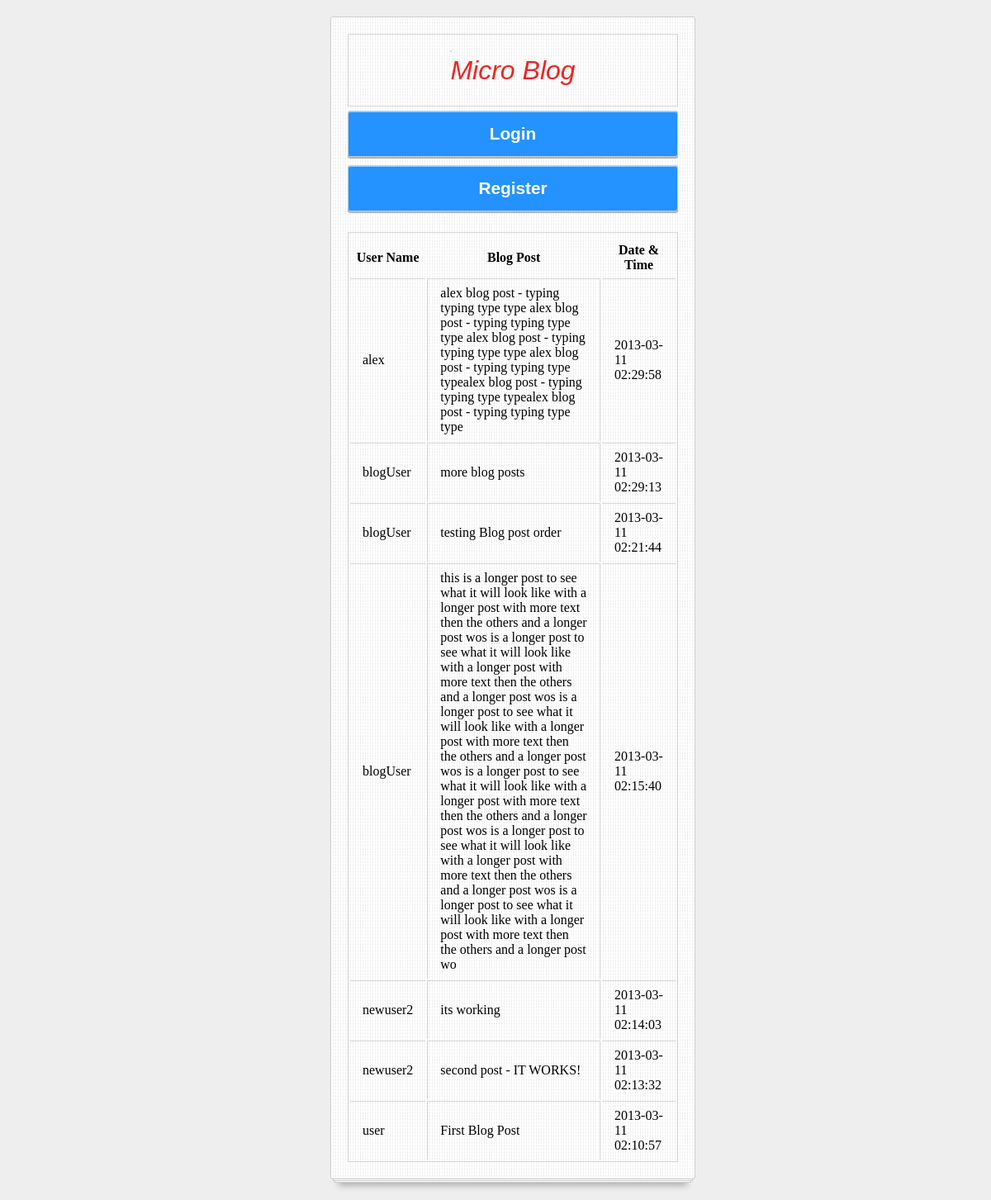
The page / on the database its author committed.
### tables this page shows
CREATE TABLE `messages` (
  `message_id` int(10) unsigned NOT NULL AUTO_INCREMENT,
  `message_txt` varchar(2000) NOT NULL,
  `user_id` int(10) unsigned NOT NULL,
  `time_stamp` timestamp NOT NULL DEFAULT CURRENT_TIMESTAMP ON UPDATE CURRENT_TIMESTAMP,
  PRIMARY KEY (`message_id`)
);

CREATE TABLE `users` (
  `user_id` int(10) unsigned NOT NULL AUTO_INCREMENT,
  `user_name` text NOT NULL,
  `user_hash` char(32) NOT NULL,
  PRIMARY KEY (`user_id`)
);

### index.php (the view, shortened to what this page needs)
<?php
    include("forms.php");
    $db_host = "mysql8.000webhost.com";
    $db_user = "a7279742_alex";
    $db_password = "blog1pass";
    $db_name = "a7279742_blog";
    $output = '';
    $con = mysqli_connect($db_host, $db_user, $db_password, $db_name) or die("Unable to connect to DB: " . mysqli_connect_error ());
    $homePosts = $con->query("SELECT m.time_stamp, m.message_txt, u.user_name FROM messages AS m INNER JOIN users AS u ON m.user_id = u.user_id ORDER BY time_stamp DESC");
        if($homePosts->num_rows > 0){
            $output .= "<table>";
            $output .=  "<tr><th>User Name</th><th>Blog Post</th><th>Date & Time</th></tr>";
            while ($newPosts = $homePosts->fetch_object()) {
                $output .=  "<tr>";
                $output .=  "<td>" . $newPosts->user_name . "</td>";
                $output .=  "<td class='post'>" . $newPosts->message_txt . "</td>";
                $output .=  "<td>" . $newPosts->time_stamp . "</td>";
                $output .=  "</tr>";
            }
            $output .=  "</table>";
        }
    if(isset($_SESSION['user_id']) || $_POST['post'] == "Post"){
        echo $post;
    }else{
        if(isset($_SESSION['current'])){
            if($_SESSION['current'] == 1){
                echo homeForm($output);
            }
        }
    }
?>
<!DOCTYPE html>
<html>
<head>
    <link rel="stylesheet" href="css/style.css" />
</head>
<body>
</body>
</html>

### forms.php (shortened to what this page needs)
<?php
function homeForm ($output){
    return '<form id="signup" method="post" action="' . $_SERVER["PHP_SELF"] . '">
        <h1>Micro Blog</h1>
        <input type="submit" name="login" value="Login" id="submit" />
        <input type="submit" name="register" value="Register" id="submit" />
        <div class="posts" name="homePost">
        ' . $output . '
        </div>
    </form>';
}
?>

### css/style.css (style rules this page uses)
body { background: #eee; width: 400px; margin: auto; }
#signup { width: 100%; margin: 20px auto 25px auto; padding: 20px; position: relative; background: #fff url(../img/bg.png); border: 1px solid #ccc; -moz-border-radius: 3px; -webkit-border-radius: 3px; border-radius: 3px; }
#signup::before, #signup::after { content: ""; position: absolute; bottom: -3px; left: 2px; right: 2px; top: 0; z-index: -1; background: #fff; border: 1px solid #ccc; }
#signup::after { left: 4px; right: 4px; bottom: -5px; z-index: -2; -moz-box-shadow: 0 8px 8px -5px rgba(0,0,0,.3); -webkit-box-shadow: 0 8px 8px -5px rgba(0,0,0,.3); box-shadow: 0 8px 8px -5px rgba(0,0,0,.3); }
#signup h1 { padding: 20px 0 20px 0; position: relative; font: italic 2em/1.5em 'trebuchet MS',Arial, Helvetica; color: #F12322; text-align: center; margin: 0; }
#signup h1::before, #signup h1::after { content:''; position: absolute; border: 1px solid rgba(0,0,0,.15); }
#signup h1::after { top: 0; bottom: 0; left: 0; right: 0; }
table { border: 1px solid rgba(0,0,0,.15); padding: 5px 0 0 0; margin-top: 20px }
tr, td, th { margin: 0; padding: 5px; border: none; }
td { border-top: 1px solid rgba(0,0,0,.15); padding: 8px 15px 8px 15px; text-align: left; }
.post { border-left: 1px solid rgba(0,0,0,.15); border-right: 1px solid rgba(0,0,0,.15); }
#submit { margin: 10px 0 0 0; padding: 15px 0; width: 49.5%; cursor: pointer; border: 1px solid #2493FF; overflow: visible; display: inline-block; color: #fff; font: bold 1.2em arial, helvetica; background-color: #2493ff; -moz-border-radius: 3px; -webkit-border-radius: 3px; border-radius: 3px; -moz-box-shadow: 0 2px 1px rgba(0, 0, 0, .3), 0 1px 0 rgba(255, 255, 255, .5) inset; -webkit-box-shadow: 0 2px 1px rgba(0, 0, 0, .3), 0 1px 0 rgba(255, 255, 255, .5) inset; box-shadow: 0 2px 1px rgba(0, 0, 0, .3), 0 1px 0 rgba(255, 255, 255, .5) inset; }
#signup input { margin: 5px 0; padding: 15px; width: 100%; font-size: 1.3em; -moz-box-sizing: border-box; box-sizing: border-box; border: 1px solid #ccc; -moz-border-radius: 3px; -webkit-border-radius: 3px; border-radius: 3px; }

### rows shown on the page
messages: user.user_name "alex", message_txt "alex blog post - typing typing type type alex blog post - typing typing type type alex blog post - typing typing type type alex blog post - typing typing type typealex blog post - typing typing type typealex blog post - typing typing type type", time_stamp "2013-03-11 02:29:58"
messages: user.user_name "blogUser", message_txt "more blog posts", time_stamp "2013-03-11 02:29:13"
messages: user.user_name "blogUser", message_txt "testing Blog post order", time_stamp "2013-03-11 02:21:44"
messages: user.user_name "blogUser", message_txt "this is a longer post to see what it will look like with a longer post with more text then the others and a longer post wos is a longer post to see what it will look like with a longer post with more text then the others and a longer post wos is a longer post to see what it will look like with a longer post with more text then the others and a longer post wos is a longer post to see what it will look like with a longer post with more text then the others and a longer post wos is a longer post to see what it will look like with a longer post with more text then the others and a longer post wos is a longer post to see what it will look like with a longer post with more text then the others…", time_stamp "2013-03-11 02:15:40"
messages: user.user_name "newuser2", message_txt "its working", time_stamp "2013-03-11 02:14:03"
messages: user.user_name "newuser2", message_txt "second post - IT WORKS!", time_stamp "2013-03-11 02:13:32"
messages: user.user_name "user", message_txt "First Blog Post", time_stamp "2013-03-11 02:10:57"
